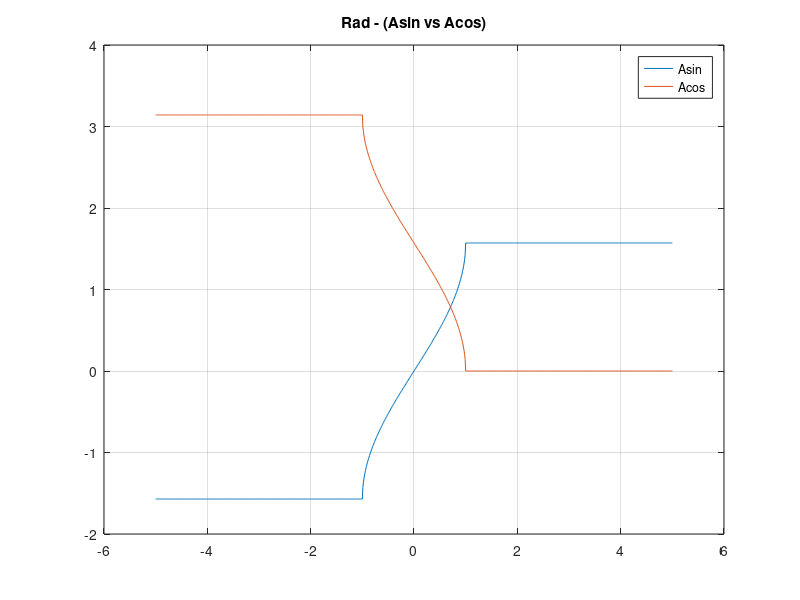
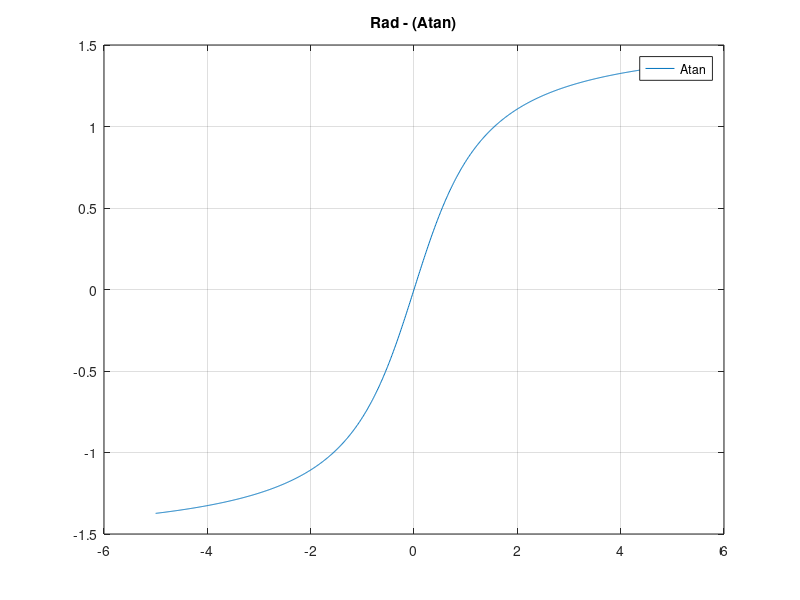
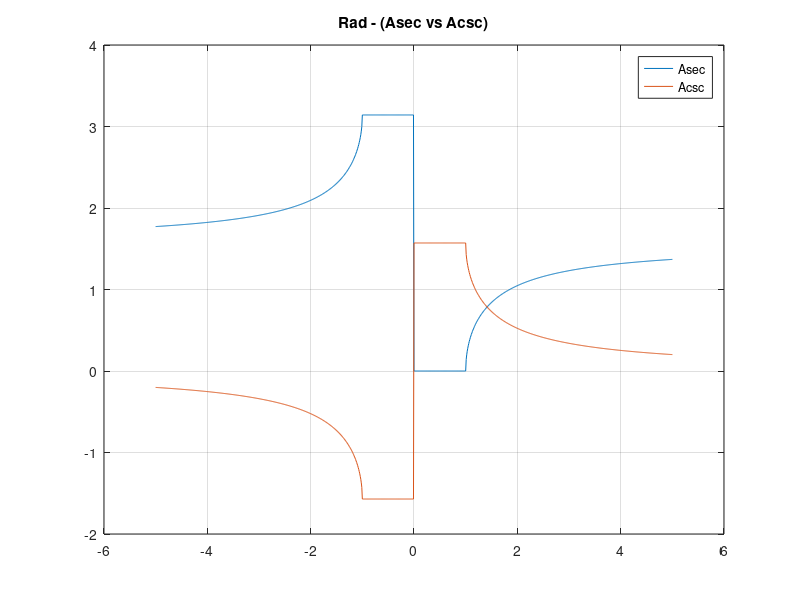
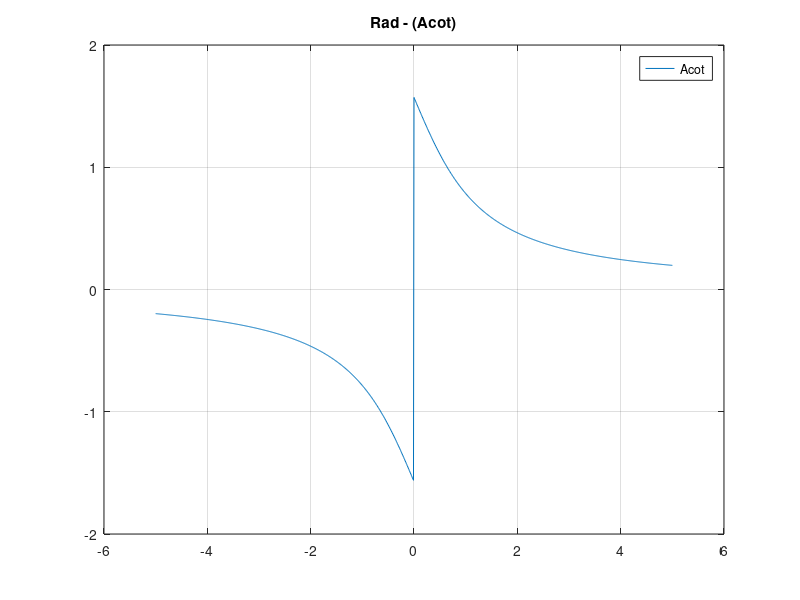

Recreate these plots in MATLAB, in order.
#figure('Trigonometry');
figure('name','Trigonometry - Asin vs Acos');
%x=[-pi:0.01:pi];
x = -5:0.01:5;

y = asin(x);
y2 = acos(x);

% Plot the signal versus time:
plot(x,y);
hold on;
plot(x,y2);
grid on;
%xlabel('time (in seconds)');
title('Rad - (Asin vs Acos)');
legend('Asin', 'Acos')

figure('name','Trigonometry - Atan');

y3 = atan(x);

plot(x,y3);
grid on;

title('Rad - (Atan)');
legend('Atan')

figure('name','Trigonometry - Asec vs Acsc');

y4 = asec(x);
y5 = acsc(x);

plot(x,y4);
hold on;
plot(x,y5);
grid on;

title('Rad - (Asec vs Acsc)');
legend('Asec', 'Acsc')

%
%
%

figure('name','Trigonometry - acot');

y6 = acot(x);

plot(x,y6);
grid on;

title('Rad - (Acot)');
legend('Acot')
